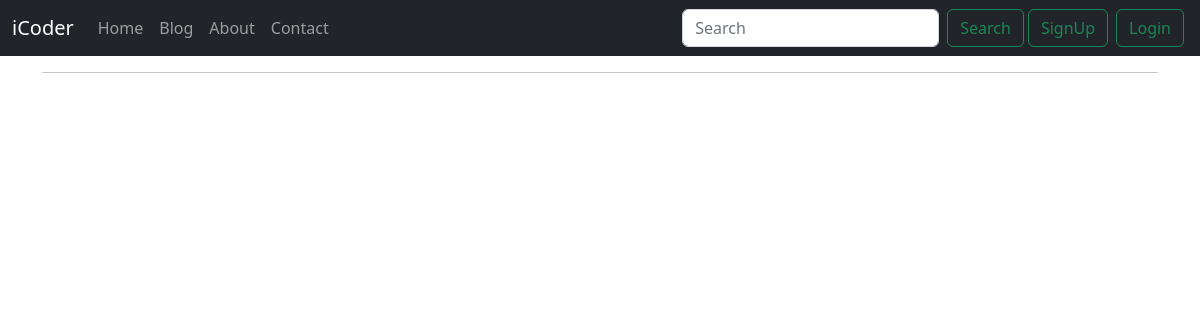
The page /blog/firsst-post on the database as committed earlier.
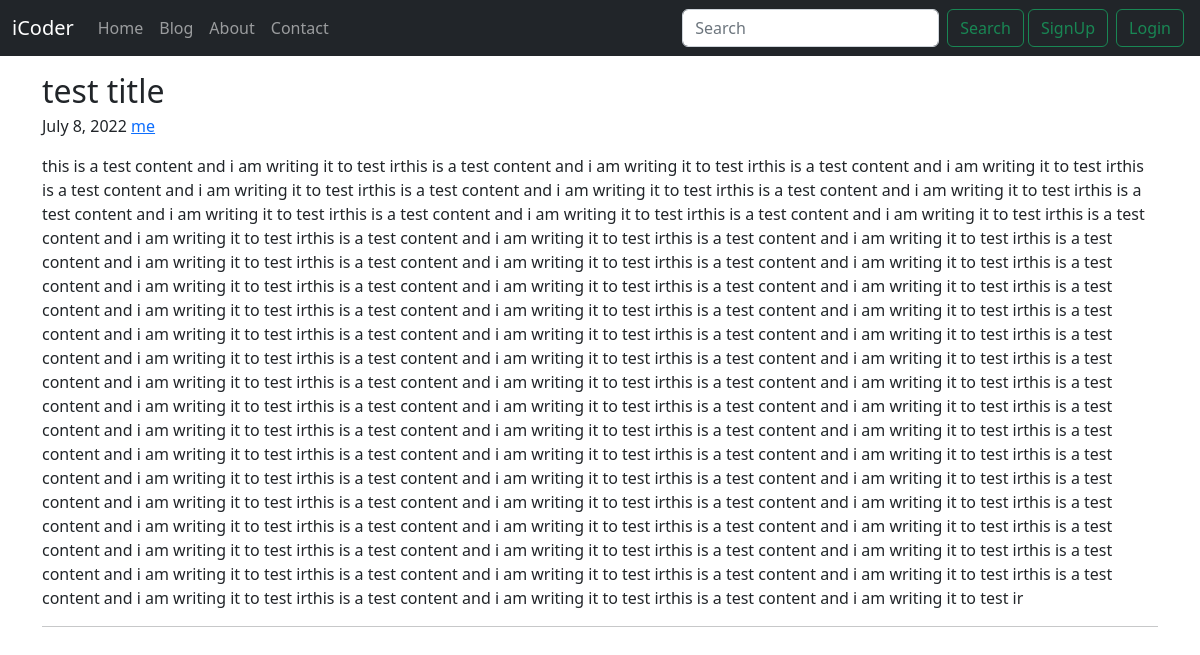
The same page on the database as committed later.
### blog/models.py (models this page shows, shortened)
class Post(models.Model):
    sno = models.AutoField(primary_key=True)
    title = models.CharField(max_length=255)
    content = models.TextField()
    author = models.CharField(max_length=130)
    slug = models.CharField(max_length=130)
    timeStamp = models.DateField(blank=True)

### blog/views.py (the view)
# urls.py: path('<str:slug>', views.blogPost, name='blogPost')
def blogPost(request, slug):
    post = Post.objects.filter(slug= slug).first()
    context = {
        'post': post
    }
    return render(request, 'blog/blogPost.html', context)

### templates/blog/blogPost.html (shortened to what this page needs)
{% extends 'basic.html' %}
{% block body %}
<div class="container my-3">
    <article class="blog-post">
        <h2 class="blog-post-title mb-1">{{post.title}}</h2>
        <p class="blog-post-meta">{{post.timeStamp}} <a href="#">{{post.author}}</a></p>
        <p>{{post.content}}</p>
        <hr>
    </article>
</div>
{% endblock body %}

### templates/basic.html (shortened to what this page needs)
<!doctype html>
<html lang="en">
<head>
    <link href="https://cdn.jsdelivr.net/npm/bootstrap@5.2.0-beta1/dist/css/bootstrap.min.css" rel="stylesheet"
>
</head>
<body>
    <nav class="navbar navbar-expand-lg bg-dark navbar-dark">
        <div class="container-fluid">
            <a class="navbar-brand" href="/">iCoder</a>
            <div class="collapse navbar-collapse" id="navbarSupportedContent">
                <ul class="navbar-nav me-auto mb-2 mb-lg-0">
                    <li class="nav-item">
                        <a class="nav-link {% block homeactive %}{% endblock homeactive %}" aria-current="page"
                            href="/">Home</a>
                    </li>
                    <li class="nav-item">
                        <a class="nav-link {% block blogactive %}{% endblock blogactive %}" href="/blog">Blog</a>
                    </li>
                    <li class="nav-item">
                        <a class="nav-link {% block aboutactive %}{% endblock aboutactive %}" href="/about">About</a>
                    </li>
                    <li class="nav-item">
                        <a class="nav-link {% block contactactive %}{% endblock contactactive %}"
                            href="/contact">Contact</a>
                    </li>
                </ul>
                <form method="get" action="/search" class="d-flex" role="search">
                    <input class="form-control me-2" name="query" id="search" type="search" placeholder="Search"
                        aria-label="Search">
                    <button class="btn btn-outline-success" type="submit">Search</button>
                </form>
                {% if user.is_authenticated %}
                <ul class="navbar-nav mb-2 mb-lg-0">
                    <li class="nav-item dropdown">
                        <a class="nav-link dropdown-toggle" href="#" id="navbarDropdown" role="button" data-bs-toggle="dropdown" aria-expanded="false">
                          Welcome {{request.user}}
                        </a>
                        <ul class="dropdown-menu" aria-labelledby="navbarDropdown">
                          <li><a class="dropdown-item" href="logout">Logout</a></li>
                        </ul>
                      </li>
                </ul>
                <p style="color: white">
                </p>
                {% else %}
                <button type="button" class="btn btn-outline-success mx-1" data-bs-toggle="modal"
                    data-bs-target="#signupmodel">
                    SignUp
                </button>
                <button type="button" class="btn btn-outline-success mx-1" data-bs-toggle="modal"
                    data-bs-target="#loginmodel">
                    Login
                </button>
                {% endif %}
            </div>
        </div>
    </nav>
    {% block body %}{% endblock body %}
</body>
</html>

Rows that differ between the two databases and show on the page:
added Post: title "test title", timeStamp "July 8, 2022", author "me", content "this is a test content and i am writing it to test irthis is a test content and i am writing it to test irthis is a test content and i am writing it to test irthis is a test content and i am writing it to test irthis is a test content and i am writing it to test irthis is a test content and i am writing it to test irthis is a test content and i am writing it to test irthis is a test content and i am writing it to test irthis is a test content and i am writing it to test irthis is a test content and i am writing it to test irthis is a test content and i am writing it to test irthis is a test content and i am writing it to test irthis is a test content and i am writing it to test irthis is a…"
